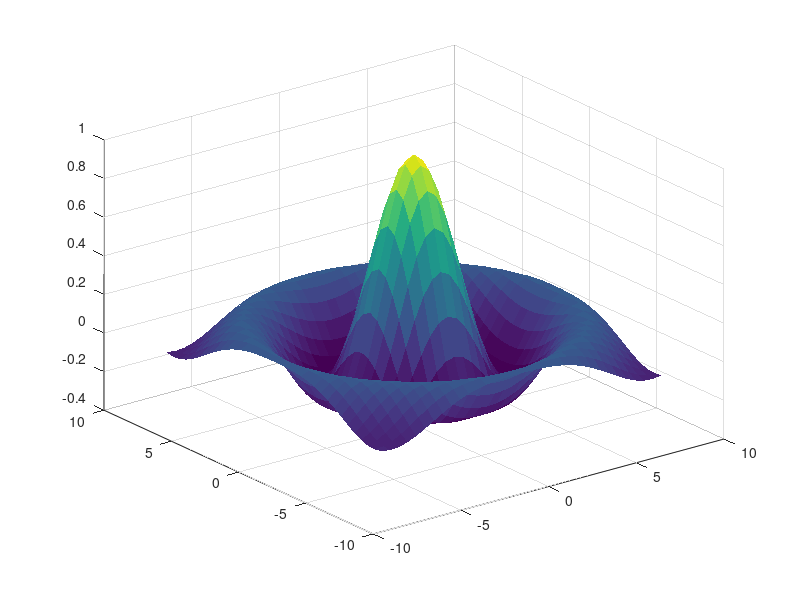

This figure's MATLAB source: (Note: this script raises an error after producing the figure.)
% 定义网格
[x, y] = meshgrid(-8:0.5:8, -8:0.5:8);

% 定义函数（MATLAB徽标函数 z = sin(r)/r）
r = sqrt(x.^2 + y.^2) + eps;
z = sin(r)./r;

% 绘制3D图
figure;
surf(x, y, z, 'EdgeColor', 'none');  % 创建曲面图
colormap(parula);  % 使用parula色图
axis off;  % 隐藏坐标轴

% 添加光照
light('Position', [1 0 1], 'Style', 'infinite');
lighting gouraud;

% 添加标题
title('MATLAB Welcome');
[x, y] = meshgrid(-8:0.5:8, -8:0.5:8);Line 20 [x, y] = meshgrid(-8:0.5:8, -8:0.5:8);
Line 21 
% 定义函数（MATLAB徽标函数 z = sin(r)/r）Line 22 % 定义函数（MATLAB徽标函数 z = sin(r)/r）
Line 23 
z = sin(r)./r;Line 24 z = sin(r)./r;
Line 25 
% 绘制3D图Line 26 % 绘制3D图
Line 27 
surf(x, y, z, 'EdgeColor', 'none');  % 创建曲面图Line 28 surf(x, y, z, 'EdgeColor', 'none');  % 创建曲面图
Line 29 
axis off;  % 隐藏坐标轴Line 30 axis off;  % 隐藏坐标轴
Line 31 
% 添加光照Line 32 % 添加光照
Line 33 
lighting gouraud;Line 34 lighting gouraud;
Line 35 
% 添加标题Line 36 % 添加标题
Line 37 
